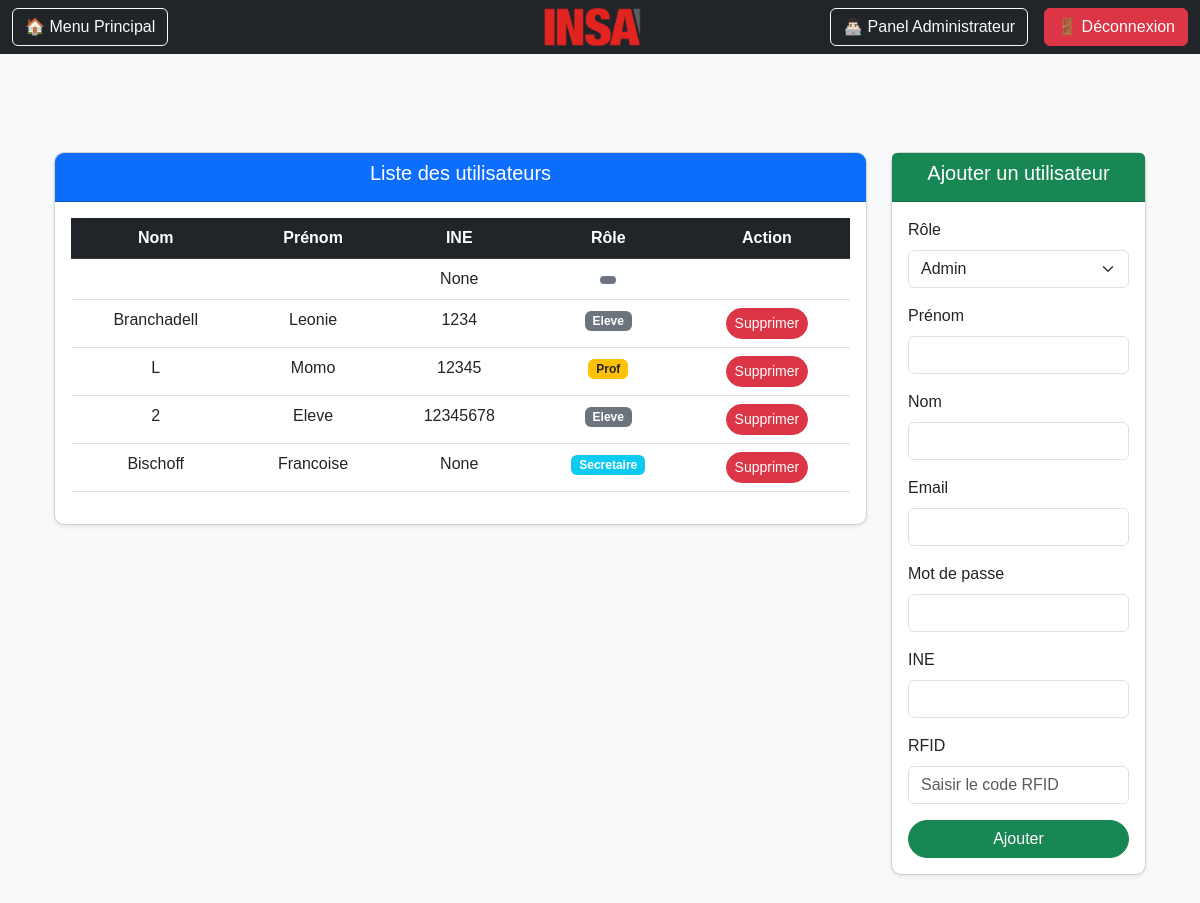
Page /users_list (signed in) on the committed database.
### users/models.py (models this page shows, shortened)
class CustomUser(AbstractUser):
    ROLES = [
        ('admin', 'Admin'),
        ('prof', 'Prof'),
        ('secretaire', 'Secrétaire'),
        ('eleve', 'Élève'),
    ]
    role = models.CharField(max_length=20, choices=ROLES)
    ine = models.CharField(max_length=15, blank=True, null=True)
    classe = models.ForeignKey(Classe, on_delete=models.SET_NULL, null=True, blank=True, help_text="Applicable uniquement si le rôle est Élève")
    rfid = models.CharField(max_length=15, blank=True, null=True)

### users/decorators.py (the view)
    def wrap(request, *args, **kwargs):
        if not (request.user.is_staff or request.user.role in ['prof', 'secretaire', 'admin']):
            return HttpResponseForbidden("Vous n'êtes pas autorisé à voir cette page.")
        return function(request, *args, **kwargs)

### users/views.py (called while the page is built)
@login_required
@staff_required
def users_list(request):
    users = CustomUser.objects.all()
    classes = Classe.objects.all()
    roles = CustomUser.ROLES
    return render(request, 'users_list.html', {'users': users,"classes": classes, "roles": roles})

### users/templates/users_list.html (shortened to what this page needs)
{% extends "base.html" %}
{% load static %}
{% block content %}
<head>
    <link rel="stylesheet" href="https://cdn.jsdelivr.net/npm/bootstrap@5.3.0/dist/css/bootstrap.min.css">
    <link rel="stylesheet" href="{% static 'css/profile.css' %}">
</head>
<body>
    <section class="users-section">
        <div class="container py-5">
            <div class="row">
                <div class="{% if user.role == 'prof' %}col-lg-12{% else %}col-lg-9{% endif %}">
                    <div class="card shadow-sm user-table">
                        <div class="card-header text-center bg-primary text-white">
                            <h5>Liste des utilisateurs</h5>
                        </div>
                        <div class="card-body">
                            <table class="table table-hover text-center">
                                <thead class="table-dark">
                                    <tr>
                                        <th>Nom</th>
                                        <th>Prénom</th>
                                        <th>INE</th>
                                        <th>Rôle</th>
                                        {% if request.user.role != 'prof' %}
                                            <th>Action</th>
                                        {% endif %}
                                    </tr>
                                </thead>
                                <tbody>
                                    {% for user in users %}
                                    <tr class="user-row" onclick="window.location.href='{% url 'profile' user.id %}'">
                                        <td>{{ user.last_name }}</td>
                                        <td>{{ user.first_name }}</td>
                                        <td>{{ user.ine }}</td>
                                        <td>
                                            <span class="badge
                                                {% if user.role == 'admin' %}bg-danger
                                                {% elif user.role == 'prof' %}bg-warning text-dark
                                                {% elif user.role == 'secretaire' %}bg-info
                                                {% else %}bg-secondary{% endif %}">
                                                {{ user.role|capfirst }}
                                            </span>
                                        </td>
                                        {% if request.user.role != 'prof' %}
                                            <td>
                                                {% if request.user.role == 'secretaire' and user.role == 'admin' %}
                                                {% elif request.user.role == 'secretaire' and user.is_staff %}
                                                {% elif request.user.role == 'secretaire' and user.is_superuser %}
                                                {% elif request.user.id == user.id %}
                                                {% else %}
                                                <a href="{% url 'delete_user' user.id %}" class="btn btn-sm btn-danger"
                                                   onclick="return confirm('Supprimer cet utilisateur ?');">
                                                    Supprimer
                                                </a>
                                                {% endif %}
                                            </td>
                                        {% endif %}
                                    </tr>
                                    {% empty %}
                                    <tr>
                                        <td colspan="{% if request.user.role == 'prof' %}4{% else %}5{% endif %}" class="text-center text-muted">
                                            Aucun utilisateur trouvé.
                                        </td>
                                    </tr>
                                    {% endfor %}
                                </tbody>
                            </table>
                        </div>
                    </div>
                </div>
                {% if user.is_staff or user.role == 'secretaire' or user.role == 'admin' %}
                <div class="col-lg-3">
                    <div class="card shadow-sm">
                        <div class="card-header text-center bg-success text-white">
                            <h5>Ajouter un utilisateur</h5>
                        </div>
                        <div class="card-body">
                            <form method="post" action="{% url 'add_user' %}">
                                <div class="mb-3">
                                    <label class="form-label">Rôle</label>
                                    <select name="role" id="role-select" class="form-select" required onchange="toggleClasseField()">
                                        {% for role_key, role_label in roles %}
                                            <option value="{{ role_key }}">{{ role_label }}</option>
                                        {% endfor %}
                                    </select>
                                </div>
                                <div class="mb-3">
                                    <label class="form-label">Prénom</label>
                                    <input type="text" name="first_name" class="form-control">
                                </div>
                                <div class="mb-3">
                                    <label class="form-label">Nom</label>
                                    <input type="text" name="last_name" class="form-control">
                                </div>
                                <div class="mb-3">
                                    <label class="form-label">Email</label>
                                    <input type="email" name="email" class="form-control" required>
                                </div>
                                <div class="mb-3">
                                    <label class="form-label">Mot de passe</label>
                                    <input type="password" name="password" class="form-control" required>
                                </div>
                                <div class="mb-3">
                                    <label class="form-label">INE</label>
                                    <input type="text" name="ine" class="form-control">
                                </div>
                                <div class="mb-3">
                                    <label class="form-label">RFID</label>
                                    <input type="text" name="rfid" class="form-control" placeholder="Saisir le code RFID">
                                </div>
                                <div class="d-grid">
                                    <button type="submit" class="btn btn-success">Ajouter</button>
                                </div>
                            </form>
                        </div>
                    </div>
                </div>
                {% endif %}
            </div>
        </div>
    </section>
</body>
{% endblock %}

### static/css/profile.css (style rules this page uses)
body { font-family: 'Poppins', sans-serif; background-color: #f8f9fa; }
.container { margin-top: 50px; }
.card { border-radius: 10px; box-shadow: 0 4px 8px rgba(0, 0, 0, 0.1); }
.card .btn { border-radius: 20px; }
.card { animation: fadeIn 0.5s ease-in-out; }

### users/templates/users_list.html (style rules this page uses)
.user-table { border-radius: 10px; overflow: hidden; }

### rows in the picture
CustomUser: ine "None"
CustomUser: last_name "Branchadell", first_name "Leonie", ine "1234", role "Eleve", shows "Supprimer"
CustomUser: last_name "L", first_name "Momo", ine "12345", role "Prof", shows "Supprimer"
CustomUser: last_name "2", first_name "Eleve", ine "12345678", role "Eleve", shows "Supprimer"
CustomUser: last_name "Bischoff", first_name "Francoise", ine "None", role "Secretaire", shows "Supprimer"

### other values in the picture
form field role "Admin"
